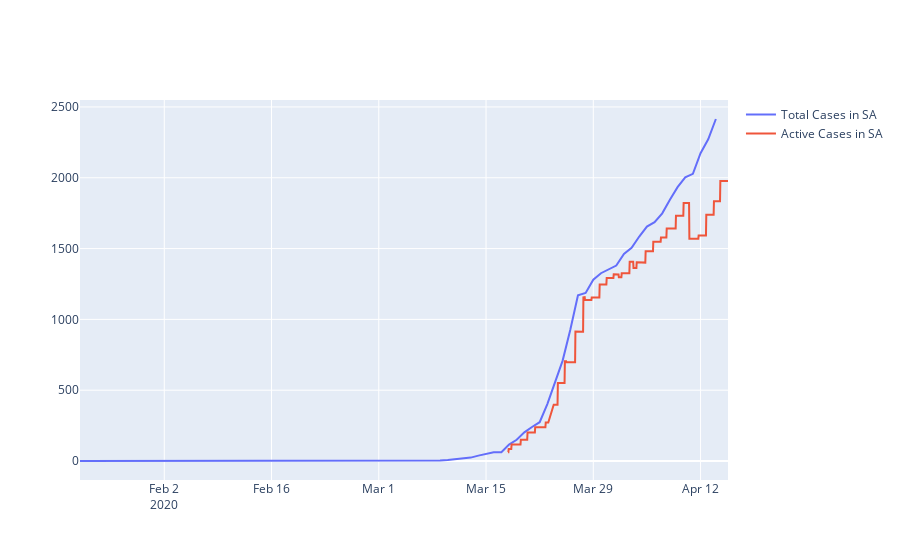

The notebook cell saved with this chart:
### Code cell
#ACtive cases in South Africa
fig_line = go.Figure()
fig_line.add_trace(go.Scatter(x=df_rsa.Date, y=df_rsa.Confirmed, name='Total Cases in SA'))
fig_line.add_trace(go.Scatter(x = df4.timestamp,y= df4.active, name = 'Active Cases in SA'))
# fig_line.add_trace(go.Scatter(x = df4.timestamp,y= df4.recovered))
# fig_line.add_trace(go.Scatter(x = df4.timestamp,y= df4.deaths))
fig_line.show()
